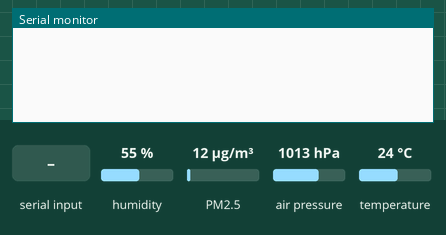
Recording of a sketch running on a simulated Arduino Uno, built with avr-gcc and run on an emulated ATmega328P. Shown: the last lines printed to the serial monitor. The test bench sets the inputs (shaded band); at power-on: humidity 55 %, PM2.5 12 µg/m³, air pressure 1013 hPa, temperature 24 °C.

Above: at 1.2 s.
1.3 s: "START\n" received over Serial
At 1.7 s:
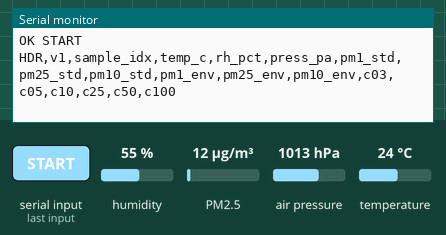
2.8 s: "STOP\n" received over Serial
At 4.0 s:
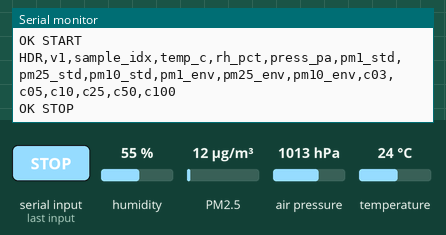
4.3 s: "STATUS\n" received over Serial
At 5.1 s:
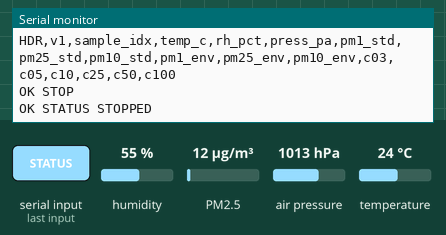
5.8 s: "PING\n" received over Serial
At 6.3 s:
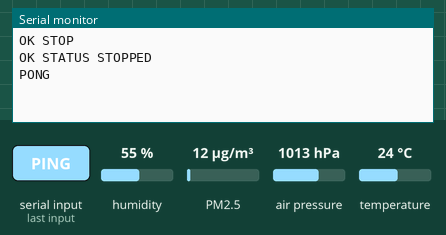
7.3 s: "INFO\n" received over Serial
At 8.5 s:
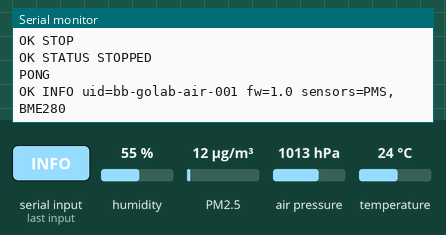
8.8 s: "START\n" received over Serial
At 11.5 s:
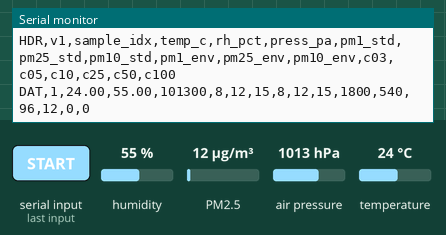

The sketch:

bb_env_node_v1.ino
```cpp
#include <Wire.h>
#include <Adafruit_BME280.h>
#include "Adafruit_PM25AQI.h"
#include <SoftwareSerial.h>

#define DEVICE_UID "bb-golab-air-001"
#define FW_VERSION "1.0"

#define PMS_RX 2
#define PMS_TX 3
#define BME_ADDRESS 0x76

const unsigned long SAMPLE_INTERVAL_MS = 2000;

// =====================
// Objects
// =====================
SoftwareSerial pmSerial(PMS_RX, PMS_TX);
Adafruit_PM25AQI aqi;
Adafruit_BME280 bme;

// =====================
// State
// =====================
bool running = false;
bool bmeReady = false;
bool pmsReady = false;

unsigned long lastSampleTime = 0;
unsigned long sampleCount = 0;

// Cache most recent valid PM packet
PM25_AQI_Data lastPMSData;
bool hasValidPMS = false;

// Serial input buffer
String inputLine = "";

// =====================
// Helpers
// =====================
void sendHeader() {
  Serial.println(
    "HDR,v1,sample_idx,temp_c,rh_pct,press_pa,"
    "pm1_std,pm25_std,pm10_std,"
    "pm1_env,pm25_env,pm10_env,"
    "c03,c05,c10,c25,c50,c100"
  );
}

void sendInfo() {
  Serial.print("OK INFO uid=");
  Serial.print(DEVICE_UID);
  Serial.print(" fw=");
  Serial.print(FW_VERSION);
  Serial.println(" sensors=PMS,BME280");
}

void sendStatus() {
  if (running) {
    Serial.println("OK STATUS RUNNING");
  } else {
    Serial.println("OK STATUS STOPPED");
  }
}

bool readPMS(PM25_AQI_Data &data) {
  if (!pmsReady) {
    return false;
  }
  return aqi.read(&data);
}

bool readBME(float &tempC, float &rhPct, float &pressPa) {
  if (!bmeReady) {
    return false;
  }

  tempC = bme.readTemperature();
  rhPct = bme.readHumidity();
  pressPa = bme.readPressure(); // already in Pa

  if (isnan(tempC) || isnan(rhPct) || isnan(pressPa)) {
    return false;
  }

  return true;
}

void sendData() {
  PM25_AQI_Data pmsData;
  float tempC = 0.0f;
  float rhPct = 0.0f;
  float pressPa = 0.0f;

  bool okPMS = readPMS(pmsData);
  bool okBME = readBME(tempC, rhPct, pressPa);

  // BME failure is treated as a hard error because temp/rh/pressure
  // are required output fields in every data line.
  if (!okBME) {
    Serial.println("ERR SENSOR_FAIL");
    return;
  }

  // Update PM cache only when a fresh PM frame is available.
  if (okPMS) {
    lastPMSData = pmsData;
    hasValidPMS = true;
  }

  // Do not emit a data line until we have at least one valid PMS frame.
  if (!hasValidPMS) {
    return;
  }

  sampleCount++;

  Serial.print("DAT,");
  Serial.print(sampleCount);
  Serial.print(",");

  Serial.print(tempC, 2);
  Serial.print(",");
  Serial.print(rhPct, 2);
  Serial.print(",");
  Serial.print(pressPa, 0);
  Serial.print(",");

  Serial.print(lastPMSData.pm10_standard);
  Serial.print(",");
  Serial.print(lastPMSData.pm25_standard);
  Serial.print(",");
  Serial.print(lastPMSData.pm100_standard);
  Serial.print(",");

  Serial.print(lastPMSData.pm10_env);
  Serial.print(",");
  Serial.print(lastPMSData.pm25_env);
  Serial.print(",");
  Serial.print(lastPMSData.pm100_env);
  Serial.print(",");

  Serial.print(lastPMSData.particles_03um);
  Serial.print(",");
  Serial.print(lastPMSData.particles_05um);
  Serial.print(",");
  Serial.print(lastPMSData.particles_10um);
  Serial.print(",");
  Serial.print(lastPMSData.particles_25um);
  Serial.print(",");
  Serial.print(lastPMSData.particles_50um);
  Serial.print(",");
  Serial.println(lastPMSData.particles_100um);
}

void handleCommand(const String &cmd) {
  if (cmd == "START") {
    running = true;
    sampleCount = 0;
    lastSampleTime = millis();

    // Require a fresh PM frame for each new run.
    hasValidPMS = false;

    Serial.println("OK START");
    sendHeader();
  }
  else if (cmd == "STOP") {
    running = false;
    Serial.println("OK STOP");
  }
  else if (cmd == "STATUS") {
    sendStatus();
  }
  else if (cmd == "PING") {
    Serial.println("PONG");
  }
  else if (cmd == "HEADER") {
    sendHeader();
  }
  else if (cmd == "INFO") {
    sendInfo();
  }
  else if (cmd.length() == 0) {
    // Ignore empty lines
  }
  else {
    Serial.println("ERR UNKNOWN_CMD");
  }
}

void checkSerial() {
  while (Serial.available() > 0) {
    char c = (char)Serial.read();

    if (c == '\r') {
      continue;
    }

    if (c == '\n') {
      inputLine.trim();
      handleCommand(inputLine);
      inputLine = "";
    } else {
      inputLine += c;
    }
  }
}

// =====================
// Setup
// =====================
void setup() {
  Serial.begin(115200);
  pmSerial.begin(9600);

  pmsReady = aqi.begin_UART(&pmSerial);
  bmeReady = bme.begin(BME_ADDRESS);
}

// =====================
// Main Loop
// =====================
void loop() {
  checkSerial();

  if (!running) {
    return;
  }

  unsigned long now = millis();
  if (now - lastSampleTime >= SAMPLE_INTERVAL_MS) {
    lastSampleTime = now;
    sendData();
  }
}
```

Measured:
- after the input at 1.3 s, the serial monitor: prints a new line at once (image 1)
- after the input at 2.8 s, the serial monitor: prints a new line at once (image 2)
- after the input at 4.3 s, the serial monitor: prints a new line at once (image 3)
- after the input at 5.8 s, the serial monitor: prints a new line at once (image 4)
- after the input at 7.3 s, the serial monitor: prints a new line at once (image 5)
- after the input at 8.8 s, the serial monitor: prints a new line at once (image 6)
